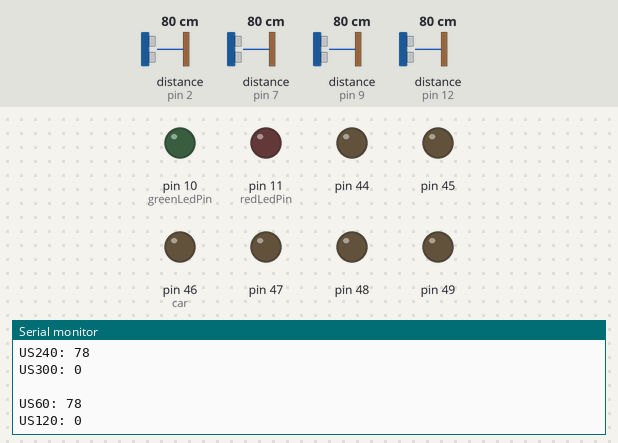
A sketch run on a simulated Arduino Mega 2560, built with avr-gcc and run on an emulated ATmega2560. On the bench: output pins drawn as LEDs (lit = HIGH), the last lines printed to the serial monitor. Wiring (inferred from the names in the program): 4 × ultrasonic range finder: trigger pin 3, echo pin 2 / trigger pin 6, echo pin 7 / trigger pin 8, echo pin 9 / trigger pin 13, echo pin 12. The test bench sets the inputs (shaded band); at power-on: distance to the obstacle (sensors on pin 12, pin 2, pin 7, pin 9) 80 cm. The echo pulse lasts 58.3 µs per cm; pins used as bus, display or sensor lines are not drawn.

Above: at 1.2 s.
1.3 s: distance to the obstacle (sensor on pin 12) set to 2 cm
At 2.4 s:
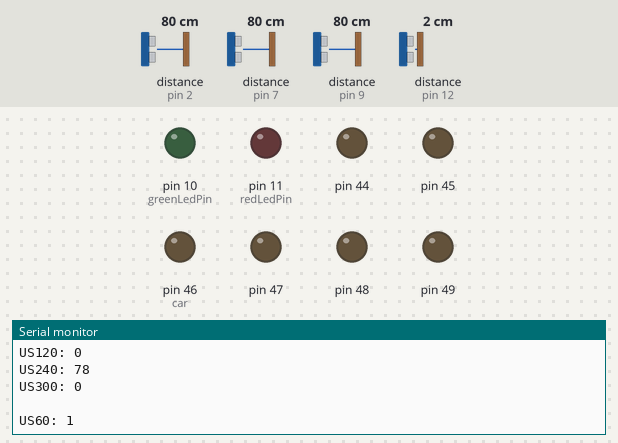
4.3 s: distance to the obstacle (sensor on pin 12) set to 120 cm
At 5.1 s:
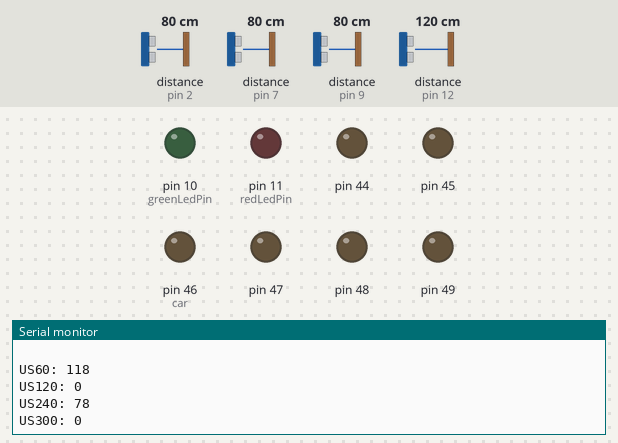
Timing chart, 0 to 7.3 s (numbered marks = the images above; inputs shaded):
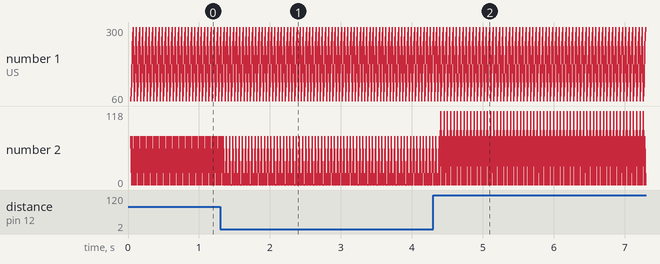

The sketch:

final_project.ino
```cpp
//initalizing all the variables
#include "Globals.h"

void setup()
{
  // declarations: 5 stages - open area, funnel, wall, wadi, flashlight; one information function
  Serial.begin(9600);

  pinMode(redLedPin, OUTPUT);
  pinMode(greenLedPin, OUTPUT);

  digitalWrite(redLedPin, LOW);
  digitalWrite(greenLedPin, LOW);

  car.setBias(1);
  car.attach(46, 48, 44, 49, 47, 45);
  car.flipRight();

}

void loop()
{
  // call info_vector with an adress of the vector
  info_input();

  Serial.print("US60: ");
  Serial.println(currentData.US60);
  Serial.print("US120: ");
  Serial.println(currentData.US120);
  Serial.print("US240: ");
  Serial.println(currentData.US240);
  Serial.print("US300: ");
  Serial.println(currentData.US300);
  Serial.println(" ");
  // check if a stage had changed
  // activate 1 out of 5 movement functions
  //repeat
}
```

Globals.cpp
```cpp
  #include "Globals.h"

  const int redLedPin   =  11;
  const int greenLedPin =  10;

  const int trigPin60   =  13;
  const int echoPin60   =  12;

  const int trigPin120  =  6;
  const int echoPin120  =  7;

  const int trigPin240  =  3;
  const int echoPin240  =  2;

  const int trigPin300  =  8;
  const int echoPin300  =  9;

  Ultrasonic US60  (trigPin60,  echoPin60 );
  Ultrasonic US120 (trigPin120, echoPin120);
  Ultrasonic US240 (trigPin240, echoPin240);
  Ultrasonic US300 (trigPin300, echoPin300);

  SteeringDualH car;

  int slow       =  50;
  int fast       =  80;
  int veryFast   = 150;

  int tolerance_US            = 30;
  int tolerance_PhotoResistor = 80;
  float K = 1;

  SensorReading currentData;
```

Globals.h
```cpp
#pragma once

#include <Arduino.h>
#include <Ultrasonic.h>
#include <SteeringDualH.h>

extern Ultrasonic US60;
extern Ultrasonic US120;
extern Ultrasonic US240;
extern Ultrasonic US300;

extern const int redLedPin;
extern const int greenLedPin;

extern const int trigPin60;
extern const int echoPin60;

extern const int trigPin120;
extern const int echoPin120;

extern const int trigPin240;
extern const int echoPin240;

extern const int trigPin300;
extern const int echoPin300;

extern SteeringDualH car;

extern int slow;
extern int fast;
extern int veryFast;

extern int tolerance_US;
extern int tolerance_PhotoResistor;
extern float K;

struct SensorReading
{
    uint32_t timestamp;

    // Distances in cm
    uint8_t US60;
    uint8_t US120;
    uint8_t US240;
    uint8_t US300;
/*
    // Distances in mm
    uint8_t laserLeft;
    uint8_t laserRight;

    // Raw ADC values: 0-1023
    uint16_t photoLeft;
    uint16_t photoRight;

    // Distances in mm
    uint16_t IR1;
    uint16_t IR2;
    uint16_t IR3;

    // IMU
    float accelX;
    float accelY;
    float accelZ;

    float gyroX;
    float gyroY;
    float gyroZ;
*/
    // Motor commands
    int8_t motorLeftDirection;
    uint8_t motorLeftSpeed;

    int8_t motorRightDirection;
    uint8_t motorRightSpeed;
};

extern SensorReading currentData;
```

LAB5Q4.ino
```cpp
/*
#include <Ultrasonic.h>
#include <SteeringDualH.h>

float distance, delta, mapped_delta;
int target_dis  =  20;
int trigPin     =   2;
int echoPin     =   3;
int redLedPin   =  13;
int greenLedPin =  12;

int slow       =  50;
int fast       =  80;
int veryFast   = 150;

int tolerance  =   1;
float K = 1;

SteeringDualH car;
Ultrasonic sensor(trigPin, echoPin);

void setup() {
  Serial.begin(9600);
  pinMode(redLedPin, OUTPUT);
  pinMode(greenLedPin, OUTPUT);
  digitalWrite(redLedPin, LOW);
  digitalWrite(greenLedPin, LOW);
  car.setBias(1);
  car.attach(46, 48, 44, 49, 47, 45);
  car.flipRight();
}

void loop() {
  // put your main code here, to run repeatedly:
  car.straight(slow);
  distance = sensor.ranging(CM);
  distance = abs(distance);
  delta = distance - target_dis;
  Serial.print("delta: ");
  Serial.println(delta);
  if (abs(delta) > tolerance)
  {
    Serial.println((delta > 0 ? "Turn Right!" : "Turn Left!"));
    car.turn(-delta*K);
  }
  delay(50);
}
*/
```

info_input.ino
```cpp
void info_input()
{
    // timestamp
    //currentData.timestamp = millis();

    // Ultrasonic sensors
    currentData.US60  = US60 .ranging(CM);
    currentData.US120 = US120.ranging(CM);
    currentData.US240 = US240.ranging(CM);
    currentData.US300 = US300.ranging(CM);

}
```

Measured:
- after the input at 1.3 s, the serial monitor: prints a new line after 0.07 s (image 1)
- after the input at 4.3 s, the serial monitor: prints a new line after 0.11 s (image 2)
